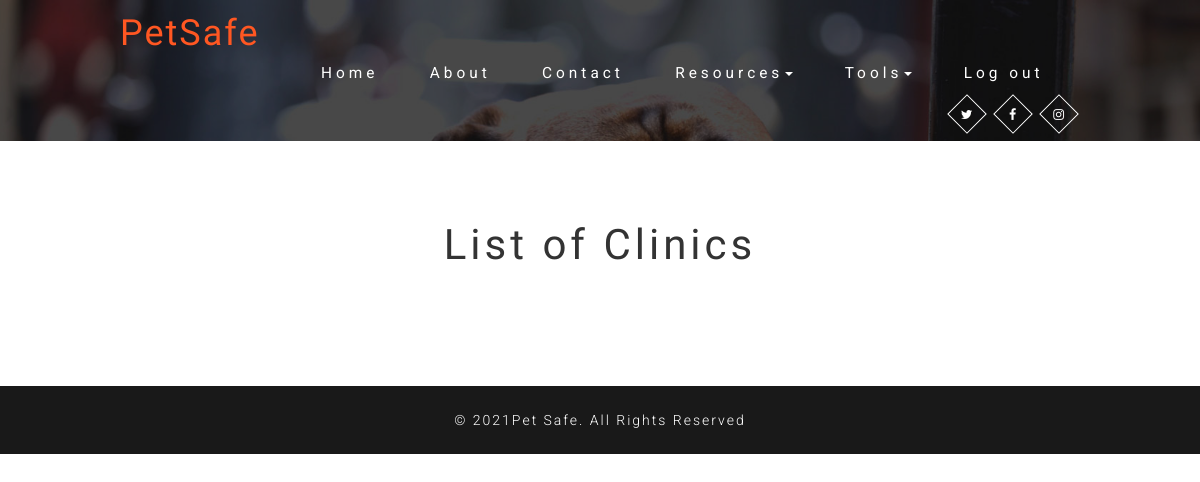
Before: /list/clinics/ (signed in) with the older database file.
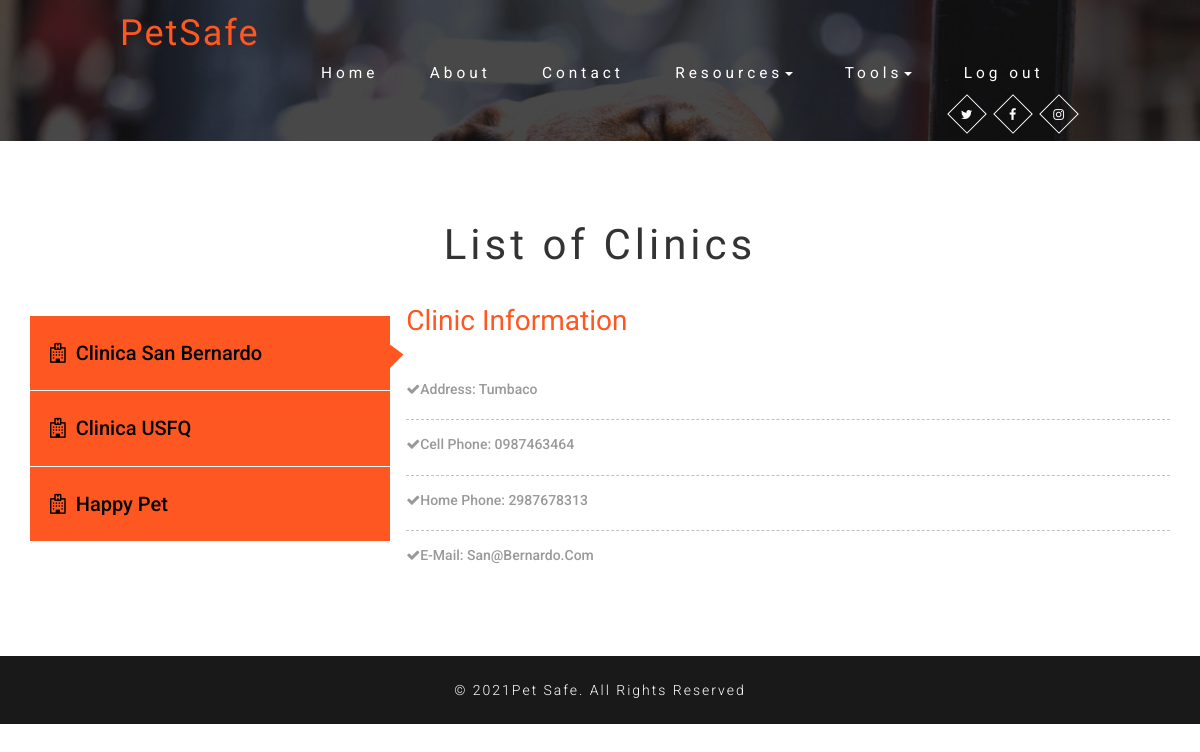
After: the same page with the newer database file.
### pet_safe_app/models.py (models this page shows)
class Clinic(models.Model):
    clinic_name = CharField(max_length=50)
    clinic_address = CharField(max_length=150)
    clinic_hphone = PositiveSmallIntegerField()
    clinic_cphone = PositiveSmallIntegerField()
    clinic_email = EmailField(max_length=100)
    created_at = DateField(auto_now_add=True)
    updated_at = DateField(auto_now=True)
    objects = ClinicValidator()

### pet_safe_app/views.py (the view)
# urls.py: path('list/clinics/', views.listClinics),
def listClinics(request):
    if "logged_user" not in request.session:
            messages.error(request,"There is not logged user!! Log in first!")
            return redirect('/')
    context = {
        'all_clinics' : Clinic.objects.all(),
        'logged_user' : User.objects.get(id=request.session['logged_user'])
    }
    return render(request, 'list_clinics.html',context)

### pet_safe_app/templates/list_clinics.html (shortened to what this page needs)
{% load static %}
<!DOCTYPE html>
<html lang="en">
<head>
	<link href="{% static 'css/bootstrap.css' %}" type="text/css" rel="stylesheet" media="all">
	<link href="{% static 'css/easy-responsive-tabs.css' %}" rel='stylesheet' type='text/css' />
	<link href="{% static 'css/style.css' %}" type="text/css" rel="stylesheet" media="all">
	<link href="{% static 'css/font-awesome.css' %}" rel="stylesheet">
</head>
<body>
	{% include 'navbar.html' %}
	<div class="services">
		<div class="container">
			<h3 class="agileits-title">List of Clinics</h3>
			<div class="top_tabs_agile">
				<div id="horizontalTab" class="top_tabs_agile">
					<ul class="resp-tabs-list">
						{% for clinic in all_clinics %}
                        <li>
							<i class="fa fa-hospital-o" aria-hidden="true"></i>{{clinic.clinic_name}}
						</li>
                        {% endfor %}
					</ul>
					<div class="resp-tabs-container">
                        {% for clinic in all_clinics %}
						<div class="tab1">
							<div class="wthree_recent">
								<h4>Clinic Information</h4>
								<ul>
									<li><i class="fa fa-check" aria-hidden="true"></i>Address: {{clinic.clinic_address}} {{my_pet.pet_owner.lname}}<span>
									<li><i class="fa fa-check" aria-hidden="true"></i>Cell Phone: 0{{clinic.clinic_cphone}}<span>
									<li><i class="fa fa-check" aria-hidden="true"></i>Home Phone: {{clinic.clinic_hphone}}<span>
									<li><i class="fa fa-check" aria-hidden="true"></i>E-mail: {{clinic.clinic_email}}<span>
									</ul>
							</div>
						</div>
                        {% endfor %}
					</div>
				</div>
			</div>
		</div>
	</div>
	<div class="copy-w3right">
		<div class="container">
			<p>© 2021Pet Safe. All Rights Reserved</p>
		</div>
	</div>
</body>
</html>

Changed rows visible on the page:
added Clinic: clinic_name "Clinica San Bernardo", clinic_address "Tumbaco", clinic_cphone "987463464", clinic_hphone "2987678313", clinic_email "San@bernardo.com"
added Clinic: clinic_name "Clinica USFQ", shown under "List of Clinics"
added Clinic: clinic_name "Happy Pet", shown under "List of Clinics"
